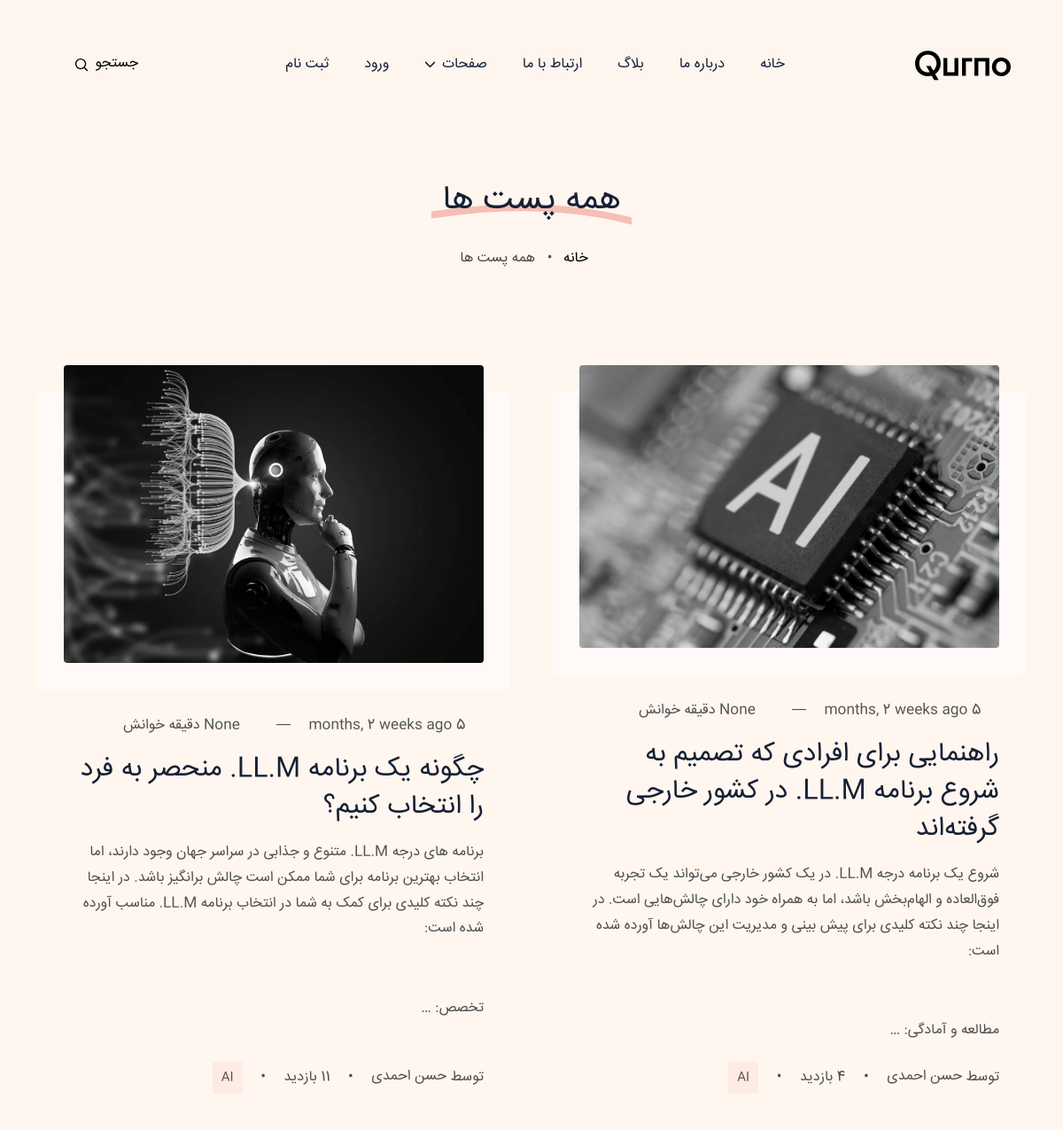
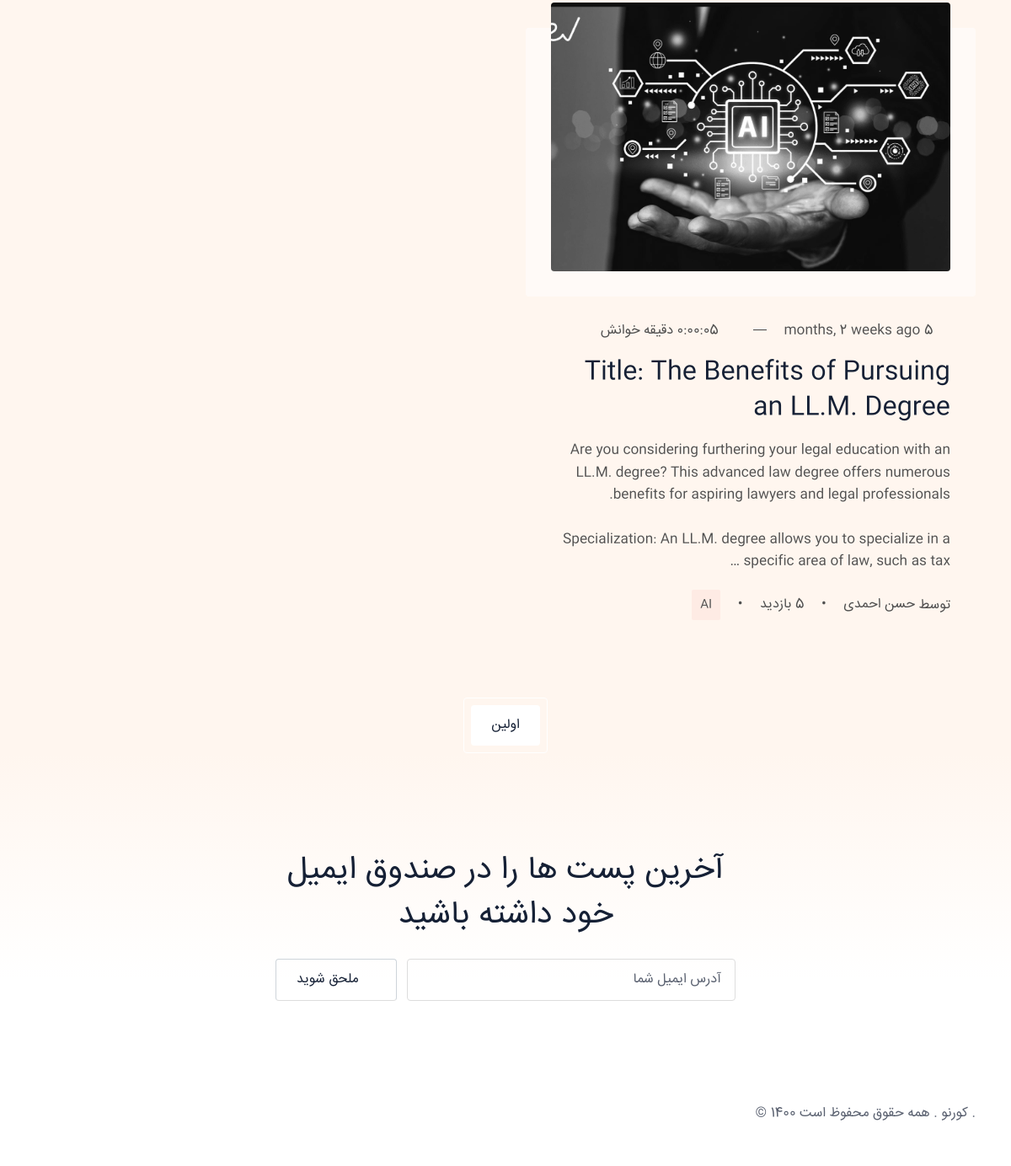
The app's page /blog/search/ with its own data (2 pictures, top to bottom).
### blog/models.py (models this page shows, shortened)
class Post(models.Model):
    image = models.ImageField(upload_to="blog/", default="blog/default.jpg")
    title = models.CharField(max_length=255)
    content = models.TextField()
    tags = TaggableManager()
    category = models.ManyToManyField(Category)
    author = models.ForeignKey(User, on_delete=models.SET_NULL, null=True)
    counted_view = models.IntegerField(default=0)
    login_required = models.BooleanField(default=False)
    is_published = models.BooleanField(default=False)
    created_at = models.DateTimeField(auto_now_add=True)
    updated_at = models.DateTimeField(auto_now=True)
    published_date = models.DateTimeField(null=True, blank=True)
    read_duration_minutes = models.DurationField(null=True, blank=True)
    class Meta:
        ordering = ["-created_at"]

class Category(models.Model):
    name = models.CharField(max_length=255)
    def __str__(self):
        return str(self.name)

### blog/views.py (the view)
# urls.py: path("search/", blog_search, name="search"),
def blog_search(request):
    posts = Post.objects.filter(is_published=True, published_date__lte=timezone.now())
    if request.method == "GET":
        if s := request.GET.get("s"):
            posts = posts.filter(content__contains=s)
    context = {"posts": posts}
    return render(request, "blog/blogs.html", context)

### blog/templatetags/blog_tags.py (called while the page is built)
@register.inclusion_tag("blog/parts/search-cat.html")
def search_by_categories():
    posts = Post.objects.filter(is_published=True)
    categories = Category.objects.all()
    counted_categories = []
    for cat in categories:
        count = posts.filter(category=cat).count()
        if count:
            counted_categories.append(cat)
    return {"categories": counted_categories}

### templates/blog/blogs.html (shortened to what this page needs)
{% extends 'base.html' %}
{% load humanize %}
{% load static %}
{% block navbar %}
  <section class="page-header section-sm">
    <div class="container">
      <div class="row">
        <div class="col-lg-12 text-center">
          <h1 class="section-title h2 mb-3"><span>همه پست ها</span></h1>
          <ul class="list-inline breadcrumb-menu mb-3">
            <li class="list-inline-item">
              <a href="{% url 'website:index' %}"><i class="ti ti-home"></i> <span>خانه</span></a>
            </li>
            <li class="list-inline-item">
              • &nbsp; <a href="{% url 'blog:index' %}"><span>همه پست ها</span></a>
            </li>
          </ul>
        </div>
      </div>
    </div>
  </section>
{% endblock %}
{% block content %}
  <div class="container">
    <div class="row gy-5 gx-4 g-xl-5">
      {% for post in posts %}
          <div class="col-lg-6">
            <article class="card post-card h-100 border-0 bg-transparent">
              <div class="card-body">
                <a class="d-block" href="{% url 'blog:single' pid=post.id %}" title={{ post.title }}>
                  <div class="post-image position-relative">
                    <img class="w-100 h-auto rounded" src={{ post.image.url }} alt={{ post.title }} width="970" height="auto">
                  </div>
                </a>
                <ul class="card-meta list-inline mb-3">
                  <li class="list-inline-item mt-2">
                    <i class="ti ti-calendar-event"></i>
                    <span>{{ post.published_date|naturaltime }}</span>
                  </li>
                  <li class="list-inline-item mt-2">—</li>
                  <li class="list-inline-item mt-2">
                    <i class="ti ti-clock"></i>
                    <span>{{ post.read_duration_minutes }} دقیقه خوانش</span>
                  </li>
                </ul>
                <a class="d-block" href="{% url 'blog:single' pid=post.id %}" title={{ post.title }}><h3 class="mb-3 post-title">{{ post.title }}</h3></a>
                <p>{{ post.content | safe | truncatewords:40 | linebreaks}}</p>
              </div>
              <div class="card-footer border-top-0 bg-transparent p-0">
                <ul class="card-meta list-inline">
                  <li class="list-inline-item mt-2">
                    <a href="{% url 'blog:author' author_username=post.author.username %}" class="card-meta-author">
                      توسط
                      <span>{{ post.author.get_full_name }}</span>
                    </a>
                  </li>
                  <li class="list-inline-item mt-2">•</li>
                  <li class="list-inline-item mt-2"> {{ post.counted_view }} بازدید</li>
                  <li class="list-inline-item mt-2">•</li>
                  <li class="list-inline-item mt-2">
                    <ul class="card-meta-tag list-inline">
                      {% for category in post.category.all %}
                        <li class="list-inline-item small"><a href="{% url 'blog:category' cat_name=category.name %}">{{ category.name }}</a></li>
                      {% endfor %}
                    </ul>
                  </li>
                </ul>
              </div>
            </article>
          </div>
      {% endfor %}
      <div class="col-12">
        <nav class="text-center mt-5">
          <ul class="pagination justify-content-center border border-white rounded d-inline-flex">
            {% if posts.number != 1 %}
            <li class="page-item"><a class="page-link rounded w-auto px-4" href="?page=1" aria-label="Pagination Arrow">اولین</a></li>
            {% endif%}
          </ul>
        </nav>
      </div>
    </div>
  </div>
{% endblock %}

### statics/assets/css/style.css (style rules this page uses)
.h1, h1 { font-size: 64px }
@media (max-width:1399px) { .h1, h1 { font-size: 52px } }
.h2, h2 { font-size: 38px }
.h3, h3 { font-size: 30px }
.h1, .h2, .h3, .h4, .h5, .h6, h1, h2, h3, h4, h5, h6 { line-height: 1.4; font-family: iransans, serif; color: #152035 }
a { color: #000; transition: all .3s; text-decoration: none }
li, ul { padding: 0; margin: 0; list-style-position: inside }
body { color: #505050; background-color: #fff6ef; font-family: iransans, sans-serif; font-size: 16px; line-height: 1.65; direction: rtl; text-align: right; }
p { line-height: 1.8 }
.section-sm { padding: 90px 0 }
.section-title { position: relative; margin-bottom: 80px }
.section-title span { background-size: 260px; background-repeat: no-repeat; background-position: bottom; padding: 0 12px }
.pagination { padding: 8px 1px }
.pagination .page-item { margin: 0 3px }
.pagination .page-link { padding: 0; margin-left: 0; color: #152035; border: 0; margin: 0 4px; height: 48px; width: 48px; line-height: 48px; text-align: center }
.breadcrumb-menu { display: inline-block; margin-top: 10px }
.breadcrumb-menu li:last-child a { opacity: .7; pointer-events: none }
.btn, .card-meta .card-meta-author img, .card.post-card .post-image::before, .content blockquote, .content img, .content pre, .disqus-comment .block, .form-control, .newsletter-block .input-group-text, .post-meta-tag a, .rounded, .search-results::-webkit-scrollbar-thumb, .search-results::-webkit-scrollbar-track, .search-toggle, .social-share li, footer .icon-box a, header .dropdown-item, header .nav-item .nav-link { border-radius: 4px !important }
.card.post-card { padding: 0 30px }
.card.post-card .card-body { padding: 0 }
.card.post-card .post-image { z-index: 1; margin-bottom: 50px }
.card.post-card .post-image img { transition: .3s; filter: grayscale(1) }
.card.post-card .post-image::before { content: ""; position: absolute; bottom: -30px; left: -30px; width: calc(100% + 60px); height: 100%; background-color: rgba(255, 255, 255, .5); z-index: -1; pointer-events: none; transition: .3s }
.post-title { color: #152035; transition: .3s }
.card-meta>li { vertical-align: middle; display: inline-flex; }
.card-meta>li i { font-size: 20px; vertical-align: bottom; margin: 0 0px 0 5px; }
.card-meta a { color: #505050 }
.card-meta .list-inline-item:not(:last-child) { margin-left: 1rem; flex-direction: row; display: inline-flex; }
.card-meta .card-meta-author { display: inline-block }
.card-meta .card-meta-author span { transition: .2s }
.card-meta .card-meta-author span { vertical-align: middle }
.card-meta .card-meta-tag a { background-color: rgba(240, 142, 128, .1); color: #505050; padding: 6px 10px; border-radius: 2px; transition: .15s }

### records on screen
Post: image (picture), published_date "5 months, 2 weeks ago", title "راهنمایی برای افرادی که تصمیم به شروع برنامه LL.M. در کشور خارجی گرفته‌اند", content "شروع یک برنامه درجه LL.M. در یک کشور خارجی می‌تواند یک تجربه فوق‌العاده و الهام‌بخش باشد، اما به همراه خود دارای چالش‌هایی است. در اینجا چند نکته کلیدی برای پیش بینی و مدیریت این چالش‌ها آورده شده است: مطالعه و آمادگی: …", author.get_full_name "حسن احمدی"
Category: name "AI"
Post: image (picture), published_date "5 months, 2 weeks ago", title "چگونه یک برنامه LL.M. منحصر به فرد را انتخاب کنیم؟", content "برنامه های درجه LL.M. متنوع و جذابی در سراسر جهان وجود دارند، اما انتخاب بهترین برنامه برای شما ممکن است چالش برانگیز باشد. در اینجا چند نکته کلیدی برای کمک به شما در انتخاب برنامه LL.M. مناسب آورده شده است: تخصص: …", author.get_full_name "حسن احمدی"
Post: image (picture), published_date "5 months, 2 weeks ago", title "Title: The Benefits of Pursuing an LL.M. Degree", content "Are you considering furthering your legal education with an LL.M. degree? This advanced law degree offers numerous benefits for aspiring lawyers and legal professionals. Specialization: An LL.M. degree allows you to specialize in a specific area of law, such as tax …", author.get_full_name "حسن احمدی"
